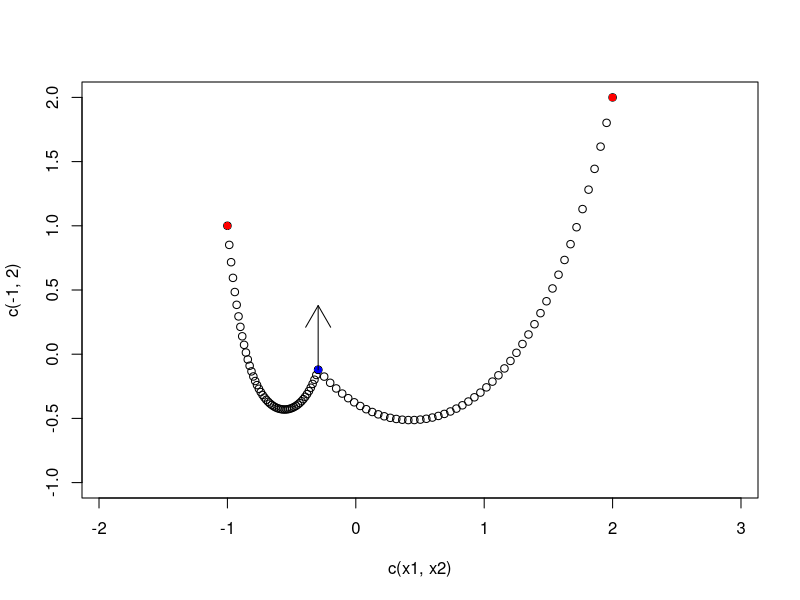
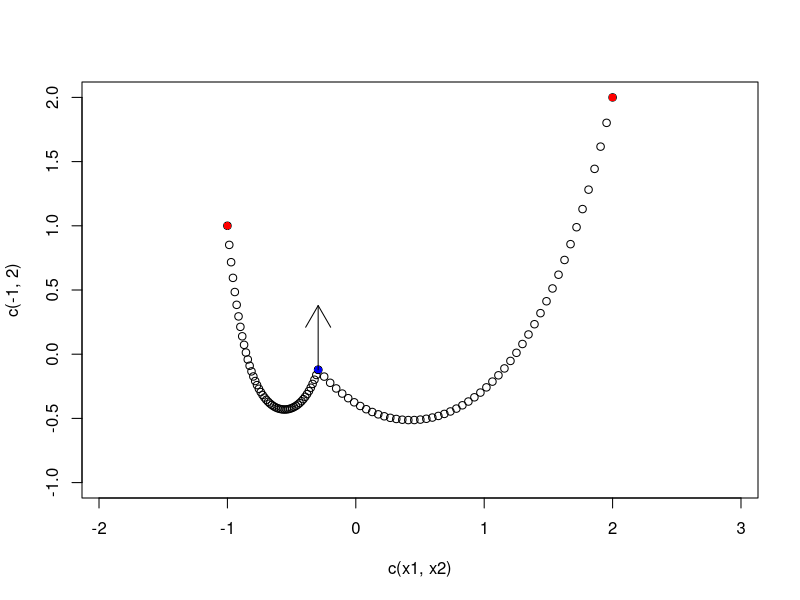

Write the R code that produced these figures, in order.
## ---- chunk 1
knitr::opts_chunk$set(echo = TRUE)
## ---- chunk 2
y <- function(x, params){
  x0 <- params[1]
  y0 <- params[2]
  a  <- params[3]
  return(y0 + a*cosh((x-x0)/a))
}

ydash <- function(x, params){
  x0 <- params[1]
  y0 <- params[2]
  a  <- params[3]
  return(sinh((x-x0)/a))
}

tensionX <- function(x, params){  # NB  for unit weight per unit length
  x0 <- params[1]
  y0 <- params[2]
  a  <- params[3]

  return(a)
}

tensionY <- function(x, params){  # NB  for unit weight per unit length
  x0 <- params[1]
  y0 <- params[2]
  a  <- params[3]

  return(a*sinh((x-x0)/a))
}

arclength <- function(x, params){  # NB indefinite integral, hence K
  x0 <- params[1]
  y0 <- params[2]
  a  <- params[3]

  K <- -pi*7e2  # constant of integration
  return(a*sinh((x-x0)/a) + K)
}

intersection <- function(params1, params2){

    f <- function(x){(y(x,params1) - y(x,params2))^2}
    out <- optimize(f, interval= c(-100, 100))
    return(c(out$minimum, out$objective))
}
    
## ---- chunk 3
knowns  <-
    list(
        x1  =  -1,
        y1  =  1,
        x2  =  2,
        y2  =  2,
        rho1  =  5,
        rho2  =  1,
        L1  =  2,
        L2  =  4,
        Fx  =  0,  # x-component of force
        Fy  =  3 # y-component of force
    )
## ---- chunk 4
badness <- function(params1, params2, pF, knowns){
    attach(knowns)

    xF <- pF[1]
    yF <- pF[2]

    L1_est <- arclength(xF, params1) - arclength(x1, params1) # "est" = estimated
    L2_est <- arclength(x2, params2) - arclength(xF, params2)

    ## all mismatch variables are zero at a solution.


    mismatch1 <- y(x1, params1) - y1  # string 1 meets left anchor point
    mismatch2 <- y(x2, params2) - y2  # string 2 meets right anchor point

    mismatch3 <- y(xF, params1) - yF  # string 1 meets force point
    mismatch4 <- y(xF, params2) - yF  # string 2 meets force point

    mismatch5 <- # Total horizontal forces on force point (xF,yF)
        (
            -rho1 * tensionX(xF, params1)  # force to the left is negative
            +rho2 * tensionX(xF, params2) 
            +Fx # external horizontal force at force point
        )

    mismatch6 <- # Total vertical forces on force point (xF, yF)
        (
            -rho1 * tensionY(xF, params1) # F>0 if y' < 0
            +rho2 * tensionY(xF, params2) # F>0 if y' > 0
            +Fy # external vertical force at force point
        )
    
    
    mismatch7 <- L1_est - L1
    mismatch8 <- L2_est - L2

    bad1 <- mismatch1^2
    bad2 <- mismatch2^2
    bad3 <- mismatch3^2
    bad4 <- mismatch4^2
    bad5 <- mismatch5^2
    bad6 <- mismatch6^2
    bad7 <- mismatch7^2
    bad8 <- mismatch8^2


    allbad <- c(bad1,bad2,bad3,bad4,bad5,bad6,bad7,bad8)
#    print(c(Fx,Fy))
#    print(allbad)
    detach(knowns)

    return(sum(allbad))
}
## ---- chunk 5
optimand <- function(ap, knowns){
    params1 <- ap[1:3]
    params2 <- ap[4:6]
    pF      <- ap[7:8]
    badness(params1, params2, pF, knowns)
}
## ---- chunk 6
jj <- optim(c(c(0,0,1), c(1,0,1), c(0,0)), fn=optimand, knowns=knowns, method = "BFGS", control = list(trace=0, maxit=10000))
jj

## ---- chunk 7
jj$par

params1 <- jj$par[1:3]
params2 <- jj$par[4:6]
pF      <- jj$par[7:8]


plotter <- function(...){
attach(knowns)
plot(c(x1,x2), c(-1,2),type="n",asp=1)

x <- seq(from = x1, to = pF[1], len=50)
points(x, y(x,params1))

x <- seq(from = pF[1], to = x2, len=50)
points(x, y(x,params2))

points(x1, y1, pch=16, col='red')
points(x2, y2, pch=16, col='red')

points(pF[1],pF[2],pch=16,col='blue')

arrows(x0=pF[1],y0=pF[2], x1=pF[1]+Fx/6, y1=pF[2]+Fy/6)

detach(knowns)
}

plotter()
pdf(file="f.pdf")
plotter()
dev.off()

## ---- chunk 8
p <- function(force){

	knowns  <-
		list(
			x1  =  -1,
			y1  =  1,
			x2  =  2,
			y2  =  2,
			rho1  =  5,
			rho2  =  1,
			L1  =  2,
			L2  =  4,
			Fx  =  force[1],  # x-component of force
			Fy  =  force[2] # y-component of force
		)
	
	jj <- optim(c(c(0,0,1), c(1,0,1), c(0,0)),
                fn=optimand, knowns=knowns,
                method = "BFGS",
                control = list(trace=0, maxit=10000))

	return(jj$par[7:8])
}

(equilibrium <- p(c(0,0)))
p(c(+0.1,  0.0)) - equilibrium
p(c(-0.1,  0.0)) - equilibrium
p(c( 0.0, +0.1)) - equilibrium
p(c( 0.0, -0.1)) - equilibrium


f <- function(x){(p(c(x, 0)) - equilibrium)/x}
f(0.1)
f(0.2)
f(0.3)
f(0.4)

g <- function(x){(p(c(0, x)) - equilibrium)/x}
g(0.1)
g(0.2)
g(0.3)
g(0.4)
